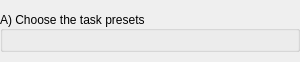
<?xml version="1.0" encoding="UTF-8"?>
<ui version="4.0">
 <class>Initial</class>
 <widget class="qSlicerWidget" name="Initial">
  <property name="geometry">
   <rect>
    <x>0</x>
    <y>0</y>
    <width>300</width>
    <height>62</height>
   </rect>
  </property>
  <property name="windowTitle">
   <string>Load</string>
  </property>
  <layout class="QFormLayout" name="formLayout">
   <property name="leftMargin">
    <number>0</number>
   </property>
   <property name="rightMargin">
    <number>0</number>
   </property>
   <property name="bottomMargin">
    <number>0</number>
   </property>
   <item row="0" column="0" colspan="2">
    <widget class="ctkCollapsibleGroupBox" name="InitialCollapsibleGroupBox">
     <property name="sizePolicy">
      <sizepolicy hsizetype="Preferred" vsizetype="Minimum">
       <horstretch>0</horstretch>
       <verstretch>0</verstretch>
      </sizepolicy>
     </property>
     <property name="layoutDirection">
      <enum>Qt::LeftToRight</enum>
     </property>
     <property name="title">
      <string>A) Choose the task presets</string>
     </property>
     <property name="alignment">
      <set>Qt::AlignLeading|Qt::AlignLeft|Qt::AlignVCenter</set>
     </property>
     <property name="flat">
      <bool>false</bool>
     </property>
     <layout class="QVBoxLayout" name="verticalLayout"/>
    </widget>
   </item>
  </layout>
 </widget>
 <customwidgets>
  <customwidget>
   <class>qSlicerWidget</class>
   <extends>QWidget</extends>
   <header>qSlicerWidget.h</header>
   <container>1</container>
  </customwidget>
  <customwidget>
   <class>ctkCollapsibleGroupBox</class>
   <extends>QGroupBox</extends>
   <header>ctkCollapsibleGroupBox.h</header>
   <container>1</container>
  </customwidget>
 </customwidgets>
 <resources/>
 <connections/>
</ui>
